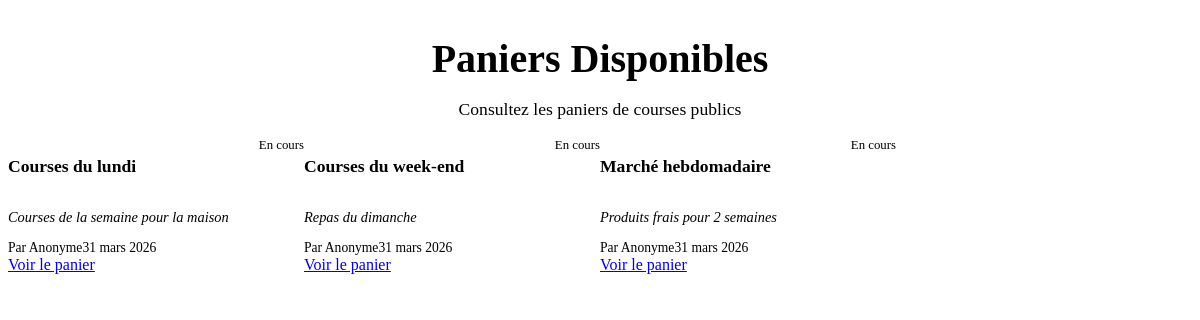
Before: / with the older database file.
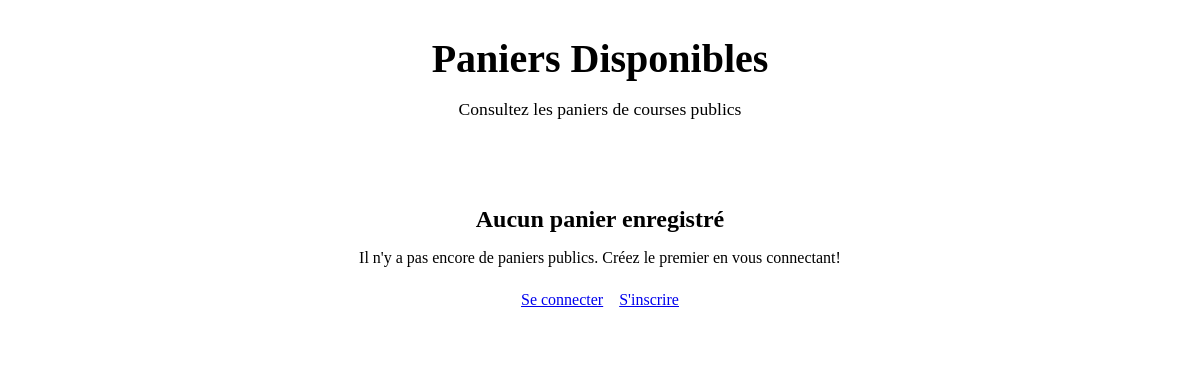
After: the same page with the newer database file.
### tables this page shows
CREATE TABLE IF NOT EXISTS shopping_lists (
    id INT PRIMARY KEY AUTO_INCREMENT,
    user_id INT NOT NULL,
    name VARCHAR(255) NOT NULL,
    description TEXT NULL,
    is_public BOOLEAN DEFAULT FALSE,
    is_completed BOOLEAN DEFAULT FALSE,
    created_at TIMESTAMP DEFAULT CURRENT_TIMESTAMP,
    updated_at TIMESTAMP DEFAULT CURRENT_TIMESTAMP ON UPDATE CURRENT_TIMESTAMP,
    FOREIGN KEY (user_id) REFERENCES users(id) ON DELETE CASCADE,
    INDEX idx_user_id (user_id),
    INDEX idx_is_public (is_public),
    INDEX idx_is_completed (is_completed)
);

### app/Models/ShoppingList.php (called while the page is built, shortened)
<?php
class ShoppingList {
    private $pdo;
    public function __construct($pdo) {
        $this->pdo = $pdo;
    }
    public function getPublicLists() {
        $stmt = $this->pdo->query('
            SELECT sl.*, u.name as creator_name,
                   COUNT(li.id) as item_count,
                   COALESCE(SUM(i.price * li.quantity), 0) as total_cost
            FROM shopping_lists sl
            JOIN users u ON sl.user_id = u.id
            LEFT JOIN list_item li ON sl.id = li.shopping_list_id
            LEFT JOIN items i ON li.item_id = i.id
            WHERE sl.is_completed = FALSE
            GROUP BY sl.id, sl.user_id, sl.name, sl.description, sl.is_completed, sl.created_at, sl.updated_at, u.name
            ORDER BY sl.created_at DESC
        ');
        return $stmt->fetchAll(PDO::FETCH_ASSOC);
    }
}
?>

### config/helpers.php (called while the page is built, shortened)
<?php
function escape($text) {
    return htmlspecialchars($text, ENT_QUOTES, 'UTF-8');
}
function isLoggedIn() {
    return isset($_SESSION['user_id']);
}
function formatDateFR($date) {
    $months = [
        'January' => 'janvier', 'February' => 'février', 'March' => 'mars',
        'April' => 'avril', 'May' => 'mai', 'June' => 'juin',
        'July' => 'juillet', 'August' => 'août', 'September' => 'septembre',
        'October' => 'octobre', 'November' => 'novembre', 'December' => 'décembre'
    ];
    $dateTime = new DateTime($date);
    $day = $dateTime->format('d');
    $month = $months[$dateTime->format('F')] ?? $dateTime->format('m');
    $year = $dateTime->format('Y');
    return $day . ' ' . $month . ' ' . $year;
}
?>

### views/home.php (the view, shortened to what this page needs)
<?php
require_once __DIR__ . '/../config/database.php';
$shoppingList = new ShoppingList($pdo);
try {
    $lists = $shoppingList->getPublicLists();
} catch (Exception $e) {
    $lists = [];
}
?>
<div class="home">
    <div class="page-header">
        <h1>Paniers Disponibles</h1>
        <p>Consultez les paniers de courses publics</p>
    </div>
    <?php if (empty($lists)): ?>
        <div class="empty-state">
            <h2>Aucun panier enregistré</h2>
            <p>Il n'y a pas encore de paniers publics. Créez le premier en vous connectant!</p>
            <?php if (!isLoggedIn()): ?>
                <div style="display: flex; gap: 1rem; justify-content: center; flex-wrap: wrap;">
                    <a href="index.php?page=login" class="btn btn-primary">Se connecter</a>
                    <a href="index.php?page=register" class="btn btn-success">S'inscrire</a>
                </div>
            <?php endif; ?>
        </div>
    <?php else: ?>
        <div class="lists-grid">
            <?php foreach ($lists as $list): ?>
                <div class="list-card">
                    <div class="list-header">
                        <h3><?php echo escape($list['name']); ?></h3>
                        <span class="list-status">
                            <?php echo $list['is_completed'] ? 'Complétée' : 'En cours'; ?>
                        </span>
                    </div>
                    <?php if (!empty($list['description'])): ?>
                        <p class="list-description">
                            <?php echo escape($list['description']); ?>
                        </p>
                    <?php endif; ?>
                    <div class="list-meta">
                        <span class="meta-item">
                            Par <?php echo escape($list['user_name'] ?? 'Anonyme'); ?>
                        </span>
                        <span class="meta-item">
                            <?php echo formatDateFR($list['created_at']); ?>
                        </span>
                    </div>
                    <div class="list-footer">
                        <a href="index.php?page=public-detail&id=<?php echo $list['id']; ?>" class="btn btn-outline">
                            Voir le panier
                        </a>
                    </div>
                </div>
            <?php endforeach; ?>
        </div>
    <?php endif; ?>
</div>

### index.php (shortened to what this page needs)
<?php
require_once 'config/database.php';
require_once 'config/helpers.php';
require_once 'app/Models/ShoppingList.php';
$page = $_GET['page'] ?? 'home';
try {
    switch ($page) {
        case 'home':
        default:
            include 'views/home.php';
            break;
    }
} catch (Exception $e) {
    echo "❌ Erreur: " . htmlspecialchars($e->getMessage());
}
?>

### views/home.php (style rules this page uses)
.home { display: flex; flex-direction: column; gap: var(--spacing-xl); }
.page-header { text-align: center; margin-bottom: var(--spacing-lg); }
.page-header h1 { font-size: 2.5rem; color: var(--dark); margin-bottom: var(--spacing-sm); }
.page-header p { font-size: 1.1rem; color: var(--text-light); }
.empty-state { text-align: center; padding: 3rem 1rem; background-color: white; border-radius: var(--radius); border: 2px dashed var(--border); box-shadow: var(--shadow); }
.empty-state h2 { color: var(--dark); margin-bottom: 0.5rem; }
.empty-state p { color: var(--text-light); margin-bottom: 1.5rem; }
.lists-grid { display: grid; grid-template-columns: repeat(auto-fill, minmax(280px, 1fr)); gap: var(--spacing-lg); }
.list-card { background-color: white; border-radius: var(--radius); padding: var(--spacing-lg); box-shadow: var(--shadow); display: flex; flex-direction: column; gap: var(--spacing-md); transition: all 0.2s; }
.list-header { display: flex; justify-content: space-between; align-items: flex-start; gap: var(--spacing-md); }
.list-header h3 { color: var(--dark); font-size: 1.1rem; }
.list-status { font-size: 0.8rem; white-space: nowrap; }
.list-description { color: var(--text-light); font-size: 0.9rem; font-style: italic; }
.list-meta { display: flex; gap: var(--spacing-lg); font-size: 0.85rem; color: var(--text-light); }
.meta-item { display: flex; align-items: center; gap: 0.25rem; }
.list-footer { display: flex; gap: var(--spacing-sm); }

Changed rows visible on the page:
removed shopping_lists: name "Courses du lundi", is_completed "En cours", description "Courses de la semaine pour la maison", user_name "Anonyme", created_at "31 mars 2026"
removed shopping_lists: name "Courses du week-end", is_completed "En cours", description "Repas du dimanche", user_name "Anonyme", created_at "31 mars 2026"
removed shopping_lists: name "Marché hebdomadaire", is_completed "En cours", description "Produits frais pour 2 semaines", user_name "Anonyme", created_at "31 mars 2026"
Other visible differences:
text now shown: "Aucun panier enregistré Il n'y a pas encore de paniers publics. Créez le premier en vous connectant! Se connecter S'inscrire"
